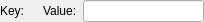
<?xml version="1.0" encoding="UTF-8"?>
<ui version="4.0">
 <class>HashTableCellWidget</class>
 <widget class="QWidget" name="HashTableCellWidget">
  <property name="geometry">
   <rect>
    <x>0</x>
    <y>0</y>
    <width>204</width>
    <height>22</height>
   </rect>
  </property>
  <property name="windowTitle">
   <string>Hash table cell</string>
  </property>
  <layout class="QHBoxLayout" name="horizontalLayout">
   <property name="leftMargin">
    <number>0</number>
   </property>
   <property name="topMargin">
    <number>0</number>
   </property>
   <property name="rightMargin">
    <number>0</number>
   </property>
   <property name="bottomMargin">
    <number>0</number>
   </property>
   <item>
    <widget class="QLabel" name="label_key">
     <property name="text">
      <string>Key:</string>
     </property>
    </widget>
   </item>
   <item>
    <widget class="QLabel" name="label_keyValue">
     <property name="text">
      <string/>
     </property>
    </widget>
   </item>
   <item>
    <widget class="QLabel" name="label_value">
     <property name="text">
      <string>Value:</string>
     </property>
    </widget>
   </item>
   <item>
    <widget class="QLineEdit" name="lineEdit_value"/>
   </item>
  </layout>
 </widget>
 <resources/>
 <connections/>
</ui>
